Frame 1 (no input): blank canvas, image omitted
Frame 60 (the mouse pressed at the canvas centre just before this capture): blank canvas, image omitted
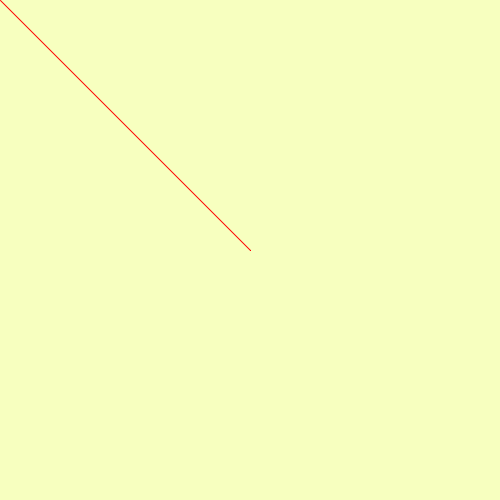
Frame 120 (the mouse held since frame 60 and released just before this capture)

The Processing sketch whose frames 1 and 60 were blank and that drew this single picture after the mouse press (run headless with seeded random() and noise(); from frame 60 on, the mouse is pressed at the canvas centre):

// Processing sketch: week01_5_stroke_keyPressed_change_stroke
// ── week01_5_stroke_keyPressed_change_stroke.pde
void setup()//只執行一次
{
  size(500,500);//開個500*500大小的視窗
  background(#F7FFBF);//背景顏色
  stroke(255,0,0);//筆觸顏色設定紅色
}
void draw()//每秒60次
{
  if(mousePressed){
    line(mouseX,mouseY,pmouseX,pmouseY);
  }
}
void keyPressed(){
  if( key == '1')stroke(#FF0D0D);
  if( key == '2')stroke(#1AB0FF);
  if( key == '3')stroke(#E43BFF);
}
